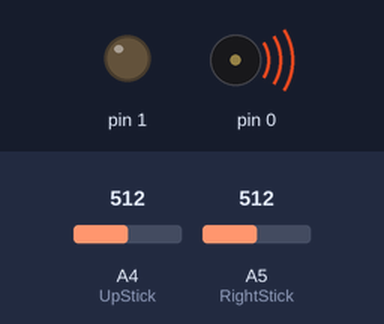
A sketch run on a simulated Arduino Uno, built with avr-gcc and run on an emulated ATmega328P. Parts: output pins drawn as LEDs (lit = HIGH), buzzer (waves = sounding). Inputs (shaded band) come from the test bench; at power-on: A4 (UpStick) = 512, A5 (RightStick) = 512. Random numbers use the default seed unless the sketch sets one; pins used as bus, display or sensor lines are not drawn.

Above: at 0.1 s.
At 1.1 s:
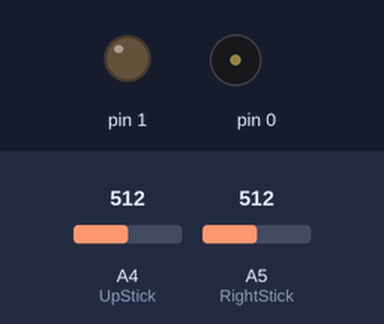
Timing chart, 0 to 40.0 s (numbered marks = the images above):
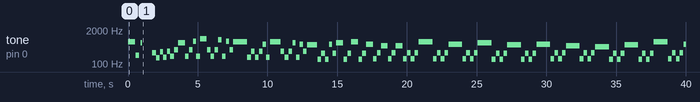

Measured:
- by itself, tone on pin 0: plays 709 Hz for 0.52 s, 215 Hz for 0.26 s, 637 Hz for 0.12 s, 270 Hz for 0.26 s, 173 Hz for 0.26 s, 297 Hz for 0.21 s … (107 notes in this stretch)

The sketch:

tetris-on-arduino-8x8-led-matrix-no-module.ino
```cpp
// Mario's ideas
// Displaying cat image on 8x8 LED Matrix (Multiplexing)

// R0ws
#define R1 2
#define R2 3
#define R3 4
#define R4 5
#define R5 6
#define R6 7
#define R7 8
#define R8 9
//Columns
#define C1 10
#define C2 11
#define C3 12
#define C4 13
#define C5 A0
#define C6 A1
#define C7 A2
#define C8 A3
//____________________________________________variables____________________________________________
int FrameFlag;
bool Lost;
/*const*/ int FrameFlagLimit = 100;
int pause = 2000; //in micros
bool Matrix [8] [8] = {
  {0, 0, 0, 0, 0, 0, 0, 0},
  {0, 0, 0, 0, 0, 0, 0, 0},
  {0, 0, 0, 0, 0, 0, 0, 0},
  {0, 0, 0, 0, 0, 0, 0, 0},
  {0, 0, 0, 0, 0, 0, 0, 0},
  {0, 0, 0, 0, 0, 0, 0, 0},
  {0, 0, 0, 0, 0, 0, 0, 0},
  {0, 0, 0, 0, 0, 0, 0, 0},
};
bool LostMatrix [8] [8] = {
  {1, 1, 1, 1, 1, 1, 1, 1},
  {1, 0, 1, 1, 1, 1, 0, 1},
  {1, 1, 0, 1, 1, 0, 1, 1},
  {1, 1, 1, 0, 0, 1, 1, 1},
  {1, 1, 1, 0, 0, 1, 1, 1},
  {1, 1, 0, 1, 1, 0, 1, 1},
  {1, 0, 1, 1, 1, 1, 0, 1},
  {1, 1, 1, 1, 1, 1, 1, 1},
};
bool StillMatrix [11] [10] = {
  {1, 1, 1, 1, 1, 1, 1, 1, 1, 1},
  {1, 0, 0, 0, 0, 0, 0, 0, 0, 1},
  {1, 0, 0, 0, 0, 0, 0, 0, 0, 1},
  {1, 0, 0, 0, 0, 0, 0, 0, 0, 1},
  {1, 0, 0, 0, 0, 0, 0, 0, 0, 1},
  {1, 0, 0, 0, 0, 0, 0, 0, 0, 1},
  {1, 0, 0, 0, 0, 0, 0, 0, 0, 1},
  {1, 0, 0, 0, 0, 0, 0, 0, 0, 1},
  {1, 0, 0, 0, 0, 0, 0, 0, 0, 1},
  {1, 0, 0, 0, 0, 0, 0, 0, 0, 1},
  {0, 1, 1, 1, 1, 1, 1, 1, 1, 1},
};
bool blockmapout[7][4][4] = {{
    {0, 0, 0, 0},
    {0, 1, 1, 1},
    {0, 0, 1, 0},
    {0, 0, 0, 0}
  }, {
    {0, 0, 1, 0},
    {0, 0, 1, 0},
    {0, 1, 1, 0},
    {0, 0, 0, 0}
  }, {
    {0, 0, 0, 0},
    {0, 1, 1, 0},
    {0, 0, 1, 1},
    {0, 0, 0, 0}
  }, {
    {0, 0, 0, 0},
    {0, 1, 1, 0},
    {0, 1, 1, 0},
    {0, 0, 0, 0}
  }, {
    {0, 0, 0, 0},
    {0, 0, 1, 1},
    {0, 1, 1, 0},
    {0, 0, 0, 0}
  }, {
    {0, 0, 1, 0},
    {0, 0, 1, 0},
    {0, 0, 1, 1},
    {0, 0, 0, 0}
  }, {
    {0, 0, 1, 0},
    {0, 0, 1, 0},
    {0, 0, 1, 0},
    {0, 0, 1, 0}
  }
};
int BuzzerTimes[]{
509,276,263,231,261,234,264,503,266,267,238,269,241,273,518,285,263,231,261,234,264,495,264,261,231,261,232,262,512,279,263,231,261,234,264,495,264,261,494,261,262,512,279,263,495,261,264,495,264,261,261,216,262,217,279,263,495,261,264,234,264,478,261,261,262,250,279,233,263,991,261,264,264,261,231,261,762,262,279,263,235,261,234,264,740,264,261,261,232,262,498,279,263,495,261,264,495,264,261,494,261,262,512,279,263,261,264,1008,279,263,261,264,989,264,261,261,262,1008,279,263,261,264,989,264,261,261,262,1008,279,263,261,264,989,264,261,261,262,1008,279,263,261,264,989,264,261,261,262,1008,279,263,261,264,989,264,261,261,262,1008,279,263,261,264,989,264,261,261,262,512,279,263,495,261,264,989,264,261,261,262,1998,279,263,261,264,264,261,261,262
};
int BuzzerTones[]{
  659,165,330,494,165,523,330,587,165,330,523,165,494,330,440,110,220,440,110,523,220,659,110,220,587,110,523,220,494,104,208,494,104,523,208,587,104,208,659,104,208,523,110,220,440,110,220,440,110,220,123,247,131,262,147,294,587,147,294,698,147,880,294,147,294,784,147,698,294,659,131,262,131,262,523,131,659,262,131,262,587,131,523,262,494,104,208,104,523,208,587,104,208,659,104,208,523,110,220,440,110,220,440,110,220,110,220,659,110,220,110,220,523,110,220,110,220,587,104,208,104,208,494,104,208,104,208,523,110,220,110,220,440,110,220,110,220,415,104,208,104,208,494,104,208,104,208,659,110,220,110,220,523,110,220,110,220,587,104,208,104,208,494,104,208,104,208,523,110,220,659,110,220,880,110,220,110,220,831,104,208,104,208,104,208,104,208
};
void Buzz(){
  static int i = 0;
  static double mili = millis();
  if (mili + BuzzerTimes[i] > millis()){
    tone(0,BuzzerTones[i] + 50);
  }else{
    i++;
    mili = millis();
    noTone(0);
  }
}


void Clear() {               //clearer
  for (int i = 0; i < 8; i++) for (int j = 0; j < 8; j++) Matrix[i][j] = 0; //clearer for pixels
}
//________________________________classes________________________________
class Button {
  private:
    bool preRead;
    bool buttonFlag; //0 when clicked, 1 when unpressed
    bool Reverse;// reverse read value
    int ReadValue;
    int Pin;
  public:
    bool CButton() {
      ReadValue = analogRead(Pin);
      if (Reverse) ReadValue = 1023 - ReadValue;
      if (buttonFlag && ReadValue < 30) {
        buttonFlag = 0;
        return 1;
      } else {
        if (ReadValue > 10) {
          buttonFlag = 1;
        }
        return 0;
      }
    }
    Button(int pin, bool reverse) {
      Pin = pin;
      Reverse = reverse;
    }
};
class Block {
  private:
    //bool TempMatrix[8][8];// for matrix falling when deleting rows
    bool TempBlockMap[4][4]; //for spinning
    bool BlockMap[4][4];
    unsigned short Px = 2;
    unsigned short Py = -1;
  public:
    void VerifyLose() {
      for (int i = 1; i < 9; i++)if (StillMatrix[2][i])Lost = 1;
    }
    void RowChecking() {
      for (int i = 0; i < 8; i++) {
          for (int j = 0; j < 8; j++)if (StillMatrix[9 - i][j + 1] == 0) j = 8; else if (j == 7) {
            for (int l = 0; l < 8; l++)StillMatrix[9 - i][l + 1] = 0;
            for (int m = i + 1; m < 9; m++)for (int n = 0; n < 9; n++)StillMatrix[10 - m][n] = StillMatrix[9 - m][n];
            i = -1;
          }
      }
    }


    void VerifyBlock() { //verify if should be killed
      if (Py >= 0) {   //avoid spawnkill
        for (int i = 0; i < 4; i++)for (int j = 0; j < 4; j++)if (BlockMap[i][j] == 1)if (StillMatrix[Py + i + 3][Px + j + 1] == 1) {
                for (int i = 0; i < 4; i++)for (int j = 0; j < 4; j++)if (BlockMap[i][j] == 1) StillMatrix[i + Py + 2][j + Px + 1] = 1;
                Px = 2;
                Py = -1;
                VerifyLose();
                SetBlockMap(blockmapout[random(7)]);
              }
        RowChecking();
        VerifyLose();
      }
    }
    void SetBlockMap(bool blockMap[4][4]) {
      for (int i = 0; i < 4; i++)for (int j = 0; j < 4; j++)BlockMap[i][j] = blockMap[i][j];
    }
    void FallShow() {
      int l = Py;
      while (l < 8) {
        for (int i = 0; i < 4; i++)for (int j = 0; j < 4; j++)if (BlockMap[i][j] == 1)if (StillMatrix[l + i + 3][Px + j + 1] == 1) {
                VerifyBlock();
                return;
              }
        l++;
        Py = l;
      }
    }
    void LeftShow() {
      for (int i = 0; i < 4; i++)for (int j = 0; j < 4; j++)if (BlockMap[i][j] == 1)if (StillMatrix[Py + i + 2][Px + j] == 1)return; Px--;
    }
    void RightShow() {
      for (int i = 0; i < 4; i++)for (int j = 0; j < 4; j++)if (BlockMap[i][j] == 1)if (StillMatrix[Py + i + 2][Px + j + 2] == 1)return; Px++;
    }
    void SpinShow() {
      for (int i = 0; i < 4; i++)for (int j = 0; j < 4; j++)TempBlockMap[i][j] = BlockMap[i][j];
      for (int i = 0; i < 4; i++)for (int j = 0; j < 4; j++)BlockMap[i][j] = TempBlockMap[j][3 - i];
    }
    void StillShow() {
      for (int i = 0; i < 4; i++)for (int j = 0; j < 4; j++)if (BlockMap[i][j] == 1) Matrix[i + Py][j + Px] = 1;
      for (int i = 0; i < 8; i++)for (int j = 0; j < 8; j++)if (StillMatrix[i + 2][j + 1] == 1) Matrix[i][j] = 1;
    }
    void GShow() {
      for (int i = 0; i < 4; i++)for (int j = 0; j < 4; j++)if (BlockMap[i][j] == 1)if (StillMatrix[Py + i + 3][Px + j + 1] == 1) {
              VerifyBlock();
              return;
            }
      Py++;
    }

    Block(bool blockMap[4][4]) {
      for (int i = 0; i < 4; i++)for (int j = 0; j < 4; j++)BlockMap[i][j] = blockMap[i][j];
    }
};
Button UpStick(18, 1);
Button DownStick(18, 0);
Button RightStick(19, 1);
Button LeftStick(19, 0);
Block block(blockmapout[1]);
void setup() {
  randomSeed(56);
  Lost = 0;
  FrameFlag = 0;
  pinMode(0, OUTPUT);
  pinMode(1, OUTPUT);
  pinMode(A4, INPUT);
  pinMode(A5, INPUT);
  pinMode(R1, OUTPUT);
  pinMode(R2, OUTPUT);
  pinMode(R3, OUTPUT);
  pinMode(R4, OUTPUT);
  pinMode(R5, OUTPUT);
  pinMode(R6, OUTPUT);
  pinMode(R7, OUTPUT);
  pinMode(R8, OUTPUT);
  pinMode(C1, OUTPUT);
  pinMode(C2, OUTPUT);
  pinMode(C3, OUTPUT);
  pinMode(C4, OUTPUT);
  pinMode(C5, OUTPUT);
  pinMode(C6, OUTPUT);
  pinMode(C7, OUTPUT);
  pinMode(C8, OUTPUT);

  digitalWrite(R1, HIGH);
  digitalWrite(R2, HIGH);
  digitalWrite(R3, HIGH);
  digitalWrite(R4, HIGH);
  digitalWrite(R5, HIGH);
  digitalWrite(R6, HIGH);
  digitalWrite(R7, HIGH);
  digitalWrite(R8, HIGH);
  digitalWrite(C1, LOW);
  digitalWrite(C2, LOW);
  digitalWrite(C3, LOW);
  digitalWrite(C4, LOW);
  digitalWrite(C5, LOW);
  digitalWrite(C6, LOW);
  digitalWrite(C7, LOW);
  digitalWrite(C8, LOW);

  digitalWrite(0, LOW);
  digitalWrite(1, LOW);
}


void SelectRow(int row) {
  if (row == 1) digitalWrite(R1, HIGH); else digitalWrite(R1, LOW);
  if (row == 2) digitalWrite(R2, HIGH); else digitalWrite(R2, LOW);
  if (row == 3) digitalWrite(R3, HIGH); else digitalWrite(R3, LOW);
  if (row == 4) digitalWrite(R4, HIGH); else digitalWrite(R4, LOW);
  if (row == 5) digitalWrite(R5, HIGH); else digitalWrite(R5, LOW);
  if (row == 6) digitalWrite(R6, HIGH); else digitalWrite(R6, LOW);
  if (row == 7) digitalWrite(R7, HIGH); else digitalWrite(R7, LOW);
  if (row == 8) digitalWrite(R8, HIGH); else digitalWrite(R8, LOW);
}

void Set_LED_in_Active_Row(int column, int state) {
  if (column == 1) digitalWrite(C1, !state);
  if (column == 2) digitalWrite(C2, !state);
  if (column == 3) digitalWrite(C3, !state);
  if (column == 4) digitalWrite(C4, !state);
  if (column == 5) digitalWrite(C5, !state);
  if (column == 6) digitalWrite(C6, !state);
  if (column == 7) digitalWrite(C7, !state);
  if (column == 8) digitalWrite(C8, !state);
}
//  , 3
//  2    1
//  , 4
//functions
void MoveBlock(bool frame) {
  static bool flag = 0;
  if (frame) {
    block.GShow();
//    if (flag) {
//      digitalWrite(0, LOW);
//      digitalWrite(1, LOW);
//      flag = 0;
//    } else {
//      digitalWrite(0, HIGH);
//      digitalWrite(1, HIGH);
//      flag = 1;
//    }
  }
  if (RightStick.CButton()) {
    block.RightShow();
  } else if (LeftStick.CButton()) {
    block.LeftShow();
  } else if (UpStick.CButton()) {
    block.SpinShow();
    Serial.println("spin");
  } else if (DownStick.CButton()) {
    block.FallShow();
  }
  block.StillShow();
}
void loop() {
  Buzz(); //for buzzing
  static int lostBlinkDuration = 2000;
  static int lostBlinkFlag = 0;
  if (!Lost) {
    Clear();
    if (FrameFlag < FrameFlagLimit) {
      FrameFlag++;
      //__________________________________________________still shows__________________________________________________
      MoveBlock(0);
    } else {
      FrameFlag = 0;
      //frame show
      MoveBlock(1);
      //frame show
    }
  } else {
    for (int i = 0; i < 9; i++)for (int j = 0; j < 8; j++) {
        if (lostBlinkFlag < lostBlinkDuration / 2) {
          Matrix[i][j] = LostMatrix[i][j];
          lostBlinkFlag++;
        } else {
          Matrix[i][j] = !LostMatrix[i][j];
          lostBlinkFlag++;
        }
        if (lostBlinkFlag > lostBlinkDuration - 1)lostBlinkFlag = 0;
        StillMatrix[i + 1][j + 1] = 0;
      }
    if (DownStick.CButton())Lost = 0;
  }
  for (int j = 0; j < 8; j++) {//stuff for showing
    SelectRow(j + 1);
    for (int i = 0; i < 8; i++) {
      Set_LED_in_Active_Row(i + 1 , Matrix[j][i]);

    }
    delayMicroseconds(pause);
  }
}
```
